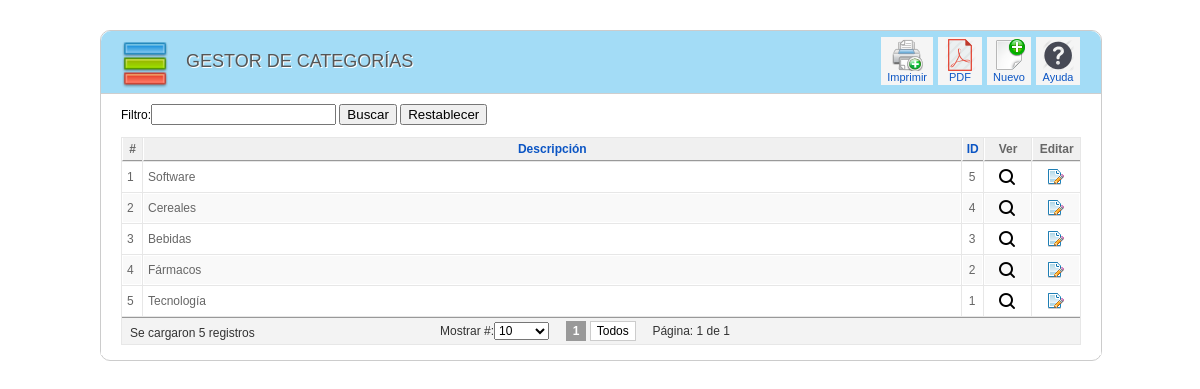
The app's page /categoria/index.php (signed in) with its own data.
### tables this page shows
CREATE TABLE IF NOT EXISTS `categoria` (
  `IdCategoria` int(11) NOT NULL AUTO_INCREMENT,
  `Descripcion` varchar(100) NOT NULL,
  PRIMARY KEY (`IdCategoria`)
);

### clases/clsCategoria.php (called while the page is built, shortened)
<?php
include_once("clsConexion.php");
class clsCategoria{
function consultarTotalCategorias(){
   $con = new clsConexion;
   if($con->conectarse()==true){
     $query = "CALL SP_S_CategoriaCantidadTotal()";
	 $result = @mysql_query($query);
	 if (!$result)
	   return false;
	 else
	   return $result;
   }
 }
 function consultarCategoriaPorParametro($criterio,$busqueda,$limite){
   $con = new clsConexion;
   if($con->conectarse()==true){
     $query = "CALL SP_S_CategoriaPorParametro('$criterio','$busqueda','$limite')";
	 $result = @mysql_query($query);
	 if (!$result)
	   return false .mysql_error();
	 else
	   return $result;
   }
 }
}
?>

### clases/clsConexion.php (called while the page is built, shortened)
<?php
class clsConexion{
	 function conectarse() {
		   return true;
	 }
}
?>

### categoria/index.php (the view, shortened to what this page needs)
<html>
<head>
<link href="../css/general.css" rel="stylesheet" type="text/css">
<link href="../css/Imagenes.css" rel="stylesheet" type="text/css">
<link href="../css/paginator.css" rel="stylesheet" type="text/css">
</head>
<body>
<?php
    if(isset($_SESSION["usuario"])){
?>
<div class="wrapper">
<div class="block">
    <div class="block_head">
    	<div class="imagen_head"><img src="../img/Iconfinder/category.png" width="48" height="48"></div>
    	<div class="titulo_head">Gestor de Categorías</div>
        <div class="toolbar" id="toolbar">
            <table class="toolbar">
            	<tbody>
                	<tr>
                    <td>
                      <button type="submit" class="button" onClick="enviarPrinter();">
                   <span class="Imprimir" title="Imprimir">
                        </span>
                        Imprimir
          			</button>
                    </td>
                    <td>
<button type="submit" class="button" onClick="enviarPDF();">
                   <span style="background-image:url(../img/Iconfinder/PDF2.png);" title="Convertir a PDF">
                        </span>
                        PDF
          			</button>
                    </td>
                    <td>
                        <a href="registrar_categoria.php" class="toolbar">
                        <span class="NuevoOtros" title="Nuevo">
                        </span>
                        Nuevo
                        </a>
                    </td>
                    <td>
                        <a href="#" class="toolbar">
                        <span class="Ayuda" title="Ayuda">
                        </span>
                        Ayuda
                        </a>
                    </td>
                    </tr>
            	</tbody>
            </table>
        </div>
    </div>
    <div class="block_content">
<?php
include_once("../clases/clsCategoria.php");
include_once("../lib/paginator/paginator.class.php");
$objcategoria=new clsCategoria;
$result_tot=$objcategoria->consultarTotalCategorias();
$num_rows = mysql_fetch_row($result_tot);
$pages = new Paginator;
$pages->items_total = $num_rows[0];
$pages->mid_range = 9;
$pages->paginate();
$result=$objcategoria->consultarCategoriaPorParametro($criterio,$busqueda,$pages->limit);
?>
<form name="datos" action="index.php" method="post">
Filtro:<input type="text" name="txtDato">
<input name="buscar_dato" type="submit" value="Buscar">
<input name="restablecer" type="submit" value="Restablecer">
</form>
<table class="adminlist" cellspacing="1">
<thead>
<tr>
	<th>#</th>
	<th><a href="#">Descripción</a></th>
	<th><a href="#">ID</a></th>
    <th>Ver</th>
	<th>Editar</th>
</tr>
</thead>
<tbody class="adminlist">
<?php
$c=0;
$i=0;
while($row=mysql_fetch_array($result)){
	$i=$i+1;
	if ($c==1){
	echo "<tr class='row1'>";
		$c=2;
	}else{
	    	echo "<tr class='row0'>";
		$c=1;
	}
	echo "<td width='10'>".$i."</td>";
	echo "<td>".$row['Descripcion']."</td>";
	echo "<td width='1%' align='center'>".$row['IdCategoria']."</td>";
	echo "<td width='5%' align='center'><a href=detalle_categoria.php?idcategoria=".$row["IdCategoria"]." title='Ver Detalle'><img src='../img/Iconfinder/search-16.png'></td>";
    echo "<td width='5%' align='center'><a href=editar_categoria.php?idcategoria=".$row["IdCategoria"]." title='Editar'><img src='../img/Iconfinder/page_edit.png'></td>";
	echo "</tr>";
}
?>
</tbody>
		<tfoot>
			<tr>
				<td colspan="13">
                <div align="left" style="float:left; width:310px; padding:4px 0px 0px 4px;"><?php echo "Se cargaron ".$i." registros" ?></div>
                <div align="left">                <?php
echo $pages->display_items_per_page()."&nbsp;&nbsp;&nbsp;&nbsp;".$pages->display_pages()."&nbsp;&nbsp;&nbsp;&nbsp;Página: ".$pages->current_page." de ".$pages->num_pages;
?></div>
                </td>
			</tr>
		</tfoot>
</table>
    </div>
</div>
</div>
   <?php
    } else {
        header("Location:../index.php");
    }
?>
</body>
</html>

### css/general.css (style rules this page uses)
body { margin: 10px; padding: 0; background-image: url(../img/fondo.png); background-repeat: repeat; padding-bottom: 1px; font-size: 11px; }
body, td, th { font-family: Arial, Helvetica, sans-serif; font-size:12px; }
a:link { color: #0B55C4; text-decoration: none; }
table.adminlist { width: 100%; border-spacing: 1px; background-color: #e7e7e7; color: #666; font-size:12px; }
table.adminlist td, table.adminlist th { padding: 4px; }
table.adminlist thead th { text-align: center; background: #f0f0f0; color: #666; border-bottom: 1px solid #999; border-left: 1px solid #fff; }
table.adminlist tbody tr { background-color: #fff; text-align: left; }
table.adminlist tbody tr.row1 { background: #f9f9f9; border-top: 1px solid #fff; }
table.adminlist tbody tr td { height: 30px; background: #fff; border: 1px solid #fff; }
table.adminlist tbody tr.row1 td { background: #f9f9f9; border-top: 1px solid #FFF; }
table.adminlist tfoot tr { text-align: center; color: #333; }
table.adminlist tfoot td, table.adminlist tfoot th { background-color: #f3f3f3; border-top: 1px solid #999; text-align: center; }
.block { width:1000px; padding-bottom: 5px; margin-bottom: 25px; clear: both; border-radius: 10px; background-color:#fff; border: solid 1px #CCCCCC; }
.wrapper { width:1000px; margin:0 auto; padding-top: 20px; }
.block .block_content { overflow: hidden; background: #fff; width:960px; border-top: 1px solid #CECECE; padding: 10px 20px 10px; }
.block .block_head { height:62px; background-color: rgba(1, 159, 230, 0.36); -moz-border-radius: 10px 10px 0px 0px; -o-border-radius: 10px 10px 0px 0px; -webkit-border-radius: 10px 10px 0px 0px; -ms-border-radius: 10px 10px 0px 0px; overflow:visible; }
.block .titulo_head { height:25px; width:auto; float:left; font-family: "Titillium999", "Trebuchet MS", Arial, sans-serif; font-size: 18px; font-weight: normal; text-transform: uppercase; color: #555; text-shadow: 1px 1px 0 #fff; margin-left: 15px; padding-top:20px; }
.block .imagen_head { height:25px; width:50; float:left; margin-left: 20px; padding-top:10px; }
div.toolbar { float: right; text-align: right; padding: 0; margin-right: 20px; margin-top:5px; }
table.toolbar { border-collapse: collapse; padding: 0; margin: 0; }
table.toolbar td { padding: 1px 1px 1px 4px; text-align: center; color: #666; height: 48px; }
table.toolbar span { float: none; width: 32px; height: 32px; margin: 0 auto; display: block; }
table.toolbar a { display: block; float: left; background:#F5F5F5; white-space: nowrap; border: 1px solid #F5F5F5; padding: 1px 5px; cursor: pointer; font-size:11px; }
.button { display: block; float: left; white-space: nowrap; border: 1px solid #F5F5F5; padding: 1px 5px; cursor: pointer; font-family: Arial, Helvetica, sans-serif; font-size:11px; color: #0B55C4; text-align:center center; background:#F5F5F5; }

### css/Imagenes.css (style rules this page uses)
.Ayuda { background-image:url(../img/Iconfinder/help.png); }
.Imprimir { background-image:url(../img/Iconfinder/print-add2.png); }
.NuevoOtros { background-image:url(../img/Iconfinder/document-new.png); }

### records on screen
categoria: Descripcion "Software", IdCategoria "5"
categoria: Descripcion "Cereales", IdCategoria "4"
categoria: Descripcion "Bebidas", IdCategoria "3"
categoria: Descripcion "Fármacos", IdCategoria "2"
categoria: Descripcion "Tecnología", IdCategoria "1"

### other values on screen
$i "5"
$pages->current_page "1"
$pages->num_pages "1"
form field value "10"
